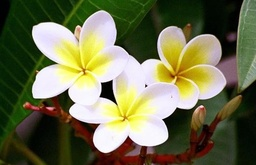
#> input picture Assignment1/image_00794.jpg, 256 x 165 px, shrunk from 774 x 500 before the run
$ jupyter execute Assignmernt1_Que1.ipynb
#> lines starting #> are read from the running program, lines starting #| are printed output that depends on the picture
[cell 1]
from scipy.fft import fftn, ifftn
from scipy.fft import fft, ifft,fftshift
from scipy.signal import convolve2d as conv2
from skimage.exposure import equalize_adapthist, rescale_intensity
import cv2
import skimage.io as io
import numpy as np
from matplotlib import pyplot as plt
import matplotlib.pyplot as plt
from skimage import data, color
from skimage.transform import rescale, resize, downscale_local_mean
from skimage.util import random_noise
from scipy.ndimage import gaussian_filter
from scipy.ndimage.filters import convolve
from skimage.color import rgb2gray
import skimage

[cell 2]
def fabricateGaussianOctave(s ,sigma,image):
   gaussianOctave=[]
   t=np.power(2,1/s)
   for i in np.arange(0,s+4):
     blurred = gaussian_filter(image,(np.power(t,i))*sigma)
     gaussianOctave.append(blurred)
   return gaussianOctave

def fabricateDOG_Octave(input,s):
  DOG_Octave=[]
  for i in np.arange(1,s+4):
    difference = input[i]-input[i-1]
    DOG_Octave.append(difference)
  return DOG_Octave

def localExtremaDetermination(dog,s):
  DOG_Array = np.array(dog)
  m,n,p = DOG_Array.shape
  impList=[]
  num=0 #Number of imp points
  s+=1
  keypointMatrix = np.zeros((n,p))
  i=1
  while i>=1 and i<(m-1):
      j=1
      while j>=1 and j<(n-1):
          k=1
          while k>=1 and k<(p-1):
              midvalue =DOG_Array[i,j,k]
              valueArray = DOG_Array[i-1:i+2,j-1:j+2,k-1:k+2] # 26 values stored (9+9+8)
              max = valueArray.max()
              min = valueArray.min()
              if (midvalue>=max or midvalue<=min):
                  keypointMatrix[j+1:j+3,k+1:k+3] =1
                  num+=1
              k+=1
          j+=1
      impList.append(keypointMatrix)
      keypointMatrix = np.zeros((n,p))
      i+=1
  print("No of imp points detected is", num)
  return impList


def StepFirstSIFT(image):
  out=fabricateGaussianOctave(4,1.2,image)
  dog =fabricateDOG_Octave(out,4)
  keyp = localExtremaDetermination(dog,4)
  plt.title("Image after application of SIFT")
  io.imshow(np.where(keyp[0]==1,np.max(image),image),cmap='gray')
  plt.show()

[cell 3]
def supervisorFun(image):
  StepFirstSIFT(image)

  from skimage.transform import rotate
  rotatedImage=rotate(image,45,resize=True)
  plt.title("Rotated Image")
  io.imshow(rotatedImage)
  plt.show()
  StepFirstSIFT(rotatedImage)


  blurredImage = gaussian_filter(image,3)
  plt.title("blurred Image")
  io.imshow(blurredImage)
  plt.show()
  StepFirstSIFT(blurredImage)


  rescaledImage = rescale(image, 0.1, anti_aliasing=False)
  plt.title("Rescaled Image")
  io.imshow(rescaledImage)
  plt.show()
  StepFirstSIFT(rescaledImage)


  noise_img = random_noise(image, mode='s&p',amount=0.01)
  plt.title("Noisy Image")
  io.imshow(noise_img)
  plt.show()
  StepFirstSIFT(noise_img)

[cell 4]
def processImage(imagepath):
    image = io.imread(imagepath)
    image = rgb2gray(image)
    image = skimage.img_as_float(image)
    io.imshow(image)
    plt.show()
    supervisorFun(image)

import warnings
warnings.filterwarnings("ignore")

imagepath1="image_00794.jpg"
plt.title("Input First Image")
processImage(imagepath1)
#> in processImage, image is the input picture: shape (165, 256, 3); mean R, G, B 110.6, 111.9, 78.9
#> the loop in fabricateGaussianOctave, `for i in np.arange(0,s+4):` made 8 passes
#> pass 1, in fabricateGaussianOctave, `blurred = gaussian_filter(image,(np.power(t,i))*sigma)`:
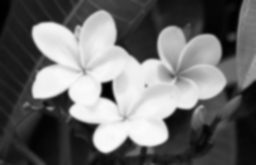
#> blurred: shape (165, 256) float64; min 0.00266, max 0.988, mean 0.428
#> after the loop in fabricateGaussianOctave, `for i in np.arange(0,s+4):`: gaussianOctave = 8 items
#> after the loop in fabricateDOG_Octave, `for i in np.arange(1,s+4):`: DOG_Octave = 7 items
#> after the loop in localExtremaDetermination, `while i>=1 and i<(m-1):`: keypointMatrix: shape (165, 256) float64; every value is 0
#> after the loop in localExtremaDetermination, `while i>=1 and i<(m-1):`: i = 6; impList = 5 items; num = 328
#| No of imp points detected is 328
#> in StepFirstSIFT, `keyp = localExtremaDetermination(dog,4)`: keyp = 5 items
#> the loop in fabricateGaussianOctave (call 2), `for i in np.arange(0,s+4):` made 8 passes
#> pass 1, in fabricateGaussianOctave (call 2), `blurred = gaussian_filter(image,(np.power(t,i))*sigma)`:
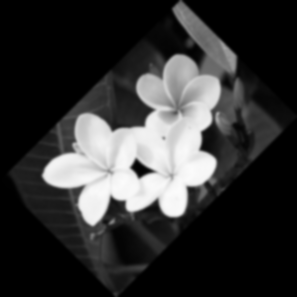
#> blurred: shape (297, 297) float64; min 0, max 0.988, mean 0.205
#> the loop in fabricateDOG_Octave (call 2), `for i in np.arange(1,s+4):` made 7 passes
#> pass 3, in fabricateDOG_Octave (call 2), `difference = input[i]-input[i-1]`:
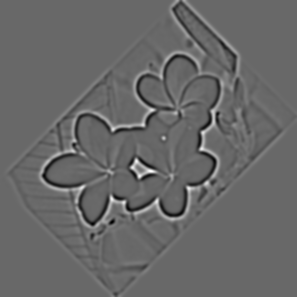
#> difference: shape (297, 297) float64; min -0.0465, max 0.0671, mean -3.22e-17; drawn with min black and max white
#> after the loop in localExtremaDetermination (call 2), `while i>=1 and i<(m-1):`: keypointMatrix: shape (297, 297) float64; every value is 0
#| No of imp points detected is 168417
#> the loop in fabricateDOG_Octave (call 3), `for i in np.arange(1,s+4):` made 7 passes
#> pass 1, in fabricateDOG_Octave (call 3), `difference = input[i]-input[i-1]`:
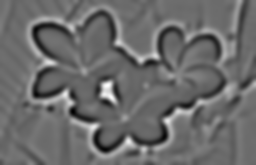
#> difference: shape (165, 256) float64; min -0.00867, max 0.0119, mean -7.23e-17; drawn with min black and max white
#| No of imp points detected is 57
#> in supervisorFun, `plt.show()`:
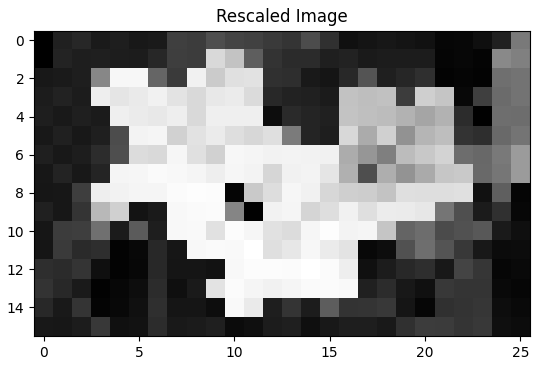
#> figure drawn by matplotlib, 1 panel
#| No of imp points detected is 2
#| No of imp points detected is 315
imagepath2="image_00811.jpg"
plt.title("Input Second Image")
processImage(imagepath2)
#> call 2 of processImage, with imagepath = 'image_00811.jpg'
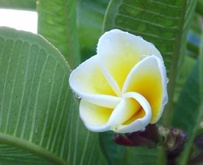
#> input picture Assignment1/image_00811.jpg, 203 x 165 px, shrunk from 613 x 500 before the run
#> in processImage, image is the input picture: shape (165, 203, 3); mean R, G, B 101.9, 133.6, 91.4
#> in processImage (call 2), `image = rgb2gray(image)`:
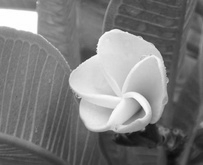
#> image: shape (165, 203) float64; min 0.0493, max 1, mean 0.485
#> the loop in fabricateDOG_Octave (call 6), `for i in np.arange(1,s+4):` made 7 passes
#> pass 3, in fabricateDOG_Octave (call 6), `difference = input[i]-input[i-1]`:
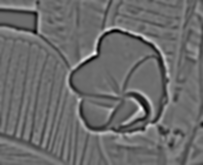
#> difference: shape (165, 203) float64; min -0.0289, max 0.0392, mean -7.56e-17; drawn with min black and max white
#> after the loop in localExtremaDetermination (call 6), `while i>=1 and i<(m-1):`: keypointMatrix: shape (165, 203) float64; every value is 0
#| No of imp points detected is 313
#> in StepFirstSIFT (call 6), `plt.show()`:
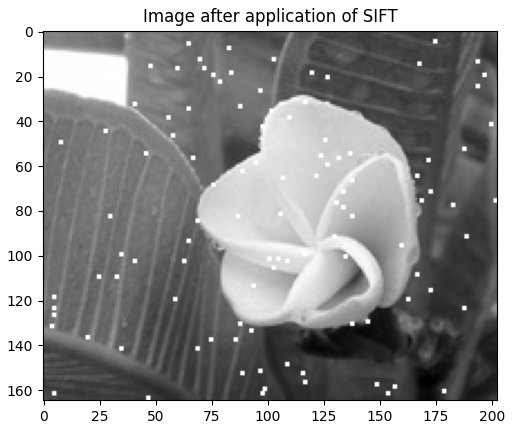
#> figure drawn by matplotlib, 1 panel
#> in supervisorFun (call 2), `rotatedImage=rotate(image,45,resize=True)`:
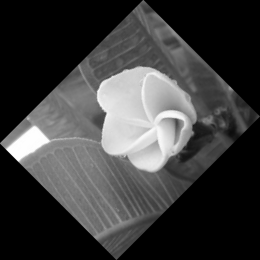
#> rotatedImage: shape (260, 260) float64; min 0, max 1, mean 0.241
#| No of imp points detected is 116974
#| No of imp points detected is 94
#| No of imp points detected is 1
#| No of imp points detected is 253
